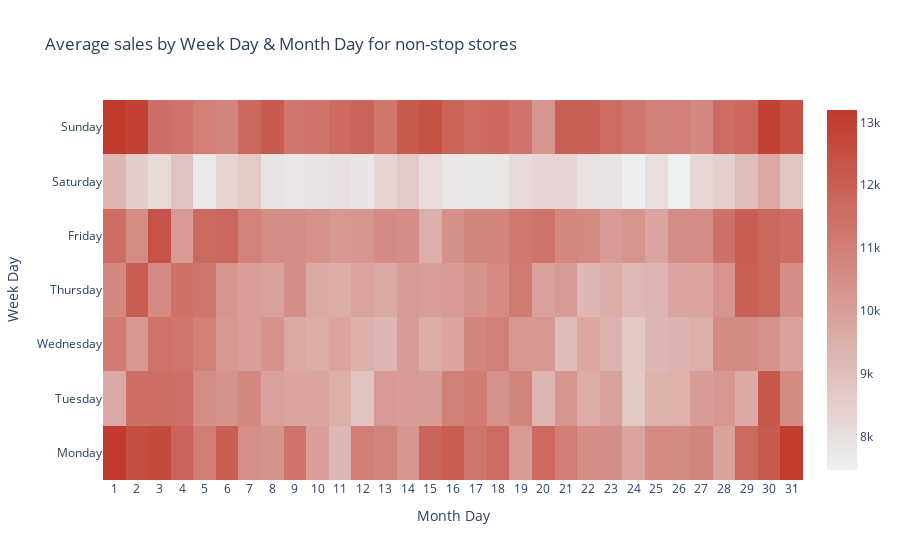

The cell this chart's notebook holds for it:
### Markdown cell above
Let’s see if we can find visible patterns on the weekdays and months

### Code cell
sales_non_stop_stores_agg = sales_non_stop_stores.groupby(['week_day', 'month_day'])['sales'].mean().reset_index()

fig = go.Figure(data=[go.Heatmap(
                x=sales_non_stop_stores_agg['month_day'], y=sales_non_stop_stores_agg['week_day'], z=sales_non_stop_stores_agg['sales'], colorscale=[[0, "#ecf0f1"], [1, "#c0392b"]]
                )])
fig.update_layout(xaxis=dict(dtick=1, tickmode='linear'),
                  yaxis=dict(tickmode='linear'),
                  coloraxis_colorbar=dict(title='Average Sales'),
                  title='Average sales by Week Day & Month Day for non-stop stores',
                  xaxis_title='Month Day',
                  yaxis_title='Week Day'
                 )

fig.show()

### Figure 1 — Plotly figure (JSON) as saved in the notebook; plotly's stock layout.template omitted (floating-point values rounded to 4 significant figures; data arrays with more than 128 entries replaced by an {"elided": "..."} marker saying what was removed)
{"data": [{"colorscale": [[0, "#ecf0f1"], [1, "#c0392b"]], "type": "heatmap", "x": {"elided": "217 int values"}, "y": {"elided": "217 str values"}, "z": {"elided": "217 float values"}}], "layout": {"coloraxis": {"colorbar": {"title": {"text": "Average Sales"}}}, "title": {"text": "Average sales by Week Day & Month Day for non-stop stores"}, "xaxis": {"dtick": 1, "tickmode": "linear", "title": {"text": "Month Day"}}, "yaxis": {"tickmode": "linear", "title": {"text": "Week Day"}}}}
